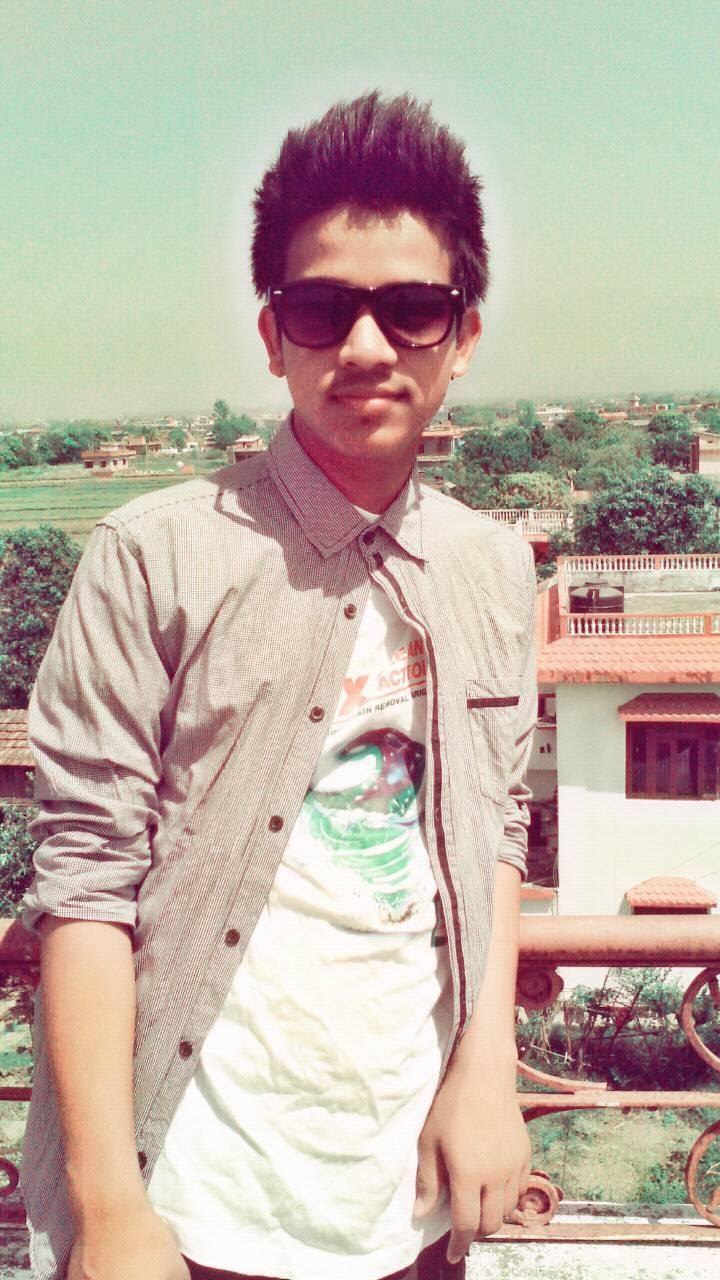
#> input picture facedetection/images/hello.jpg, 720 x 1280 px, found by its file name
$ python faceclassifier.py
#> lines starting #> are read from the running program, lines starting #| are printed output that depends on the picture
import cv2 as cv
# Create a cascade classifier object
face_cascade = cv.CascadeClassifier("C:/Users/ASUS/Anaconda3/Lib/site-packages/cv2/data/haarcascade_frontalface_default.xml")
img = cv.imread("E:/deeplearning/face_and_motion_detection/images/hello.jpg")
#> img is the input picture: shape (1280, 720, 3); mean B, G, R 166.6, 178.4, 193.1
resizeimg = cv.resize(img, (int(img.shape[1]/2),int(img.shape[0]/2)))
#Converting the image into grayscale image
gray_img = cv.cvtColor(resizeimg,cv.COLOR_BGR2GRAY)
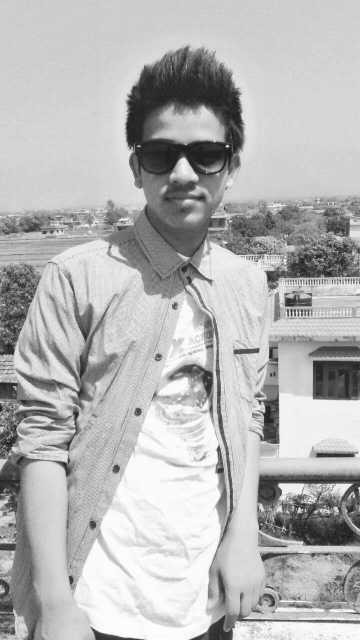
#> gray_img: shape (640, 360); min 27, max 255, mean 181.6
faces = face_cascade.detectMultiScale(gray_img, scaleFactor=1.5,minNeighbors=10)
#> faces = [[123, 109, 122, 122]]

print(type(faces))
#| <class 'numpy.ndarray'>
print(faces)
#| [[123 109 122 122]]

for x,y,w,h in faces:
    img= cv.rectangle(resizeimg,(x,y),(x+w,y+h),(0,255,0),3)
#> this loop made 1 pass
#> pass 1, `img= cv.rectangle(resizeimg,(x,y),(x+w,y+h),(0,255,0),3)`:
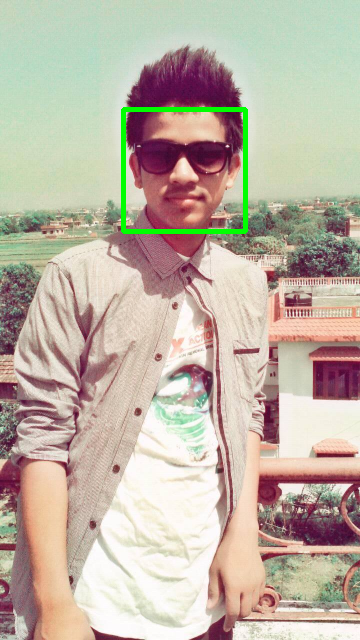
#> img: shape (640, 360, 3); mean B, G, R 165.3, 179.7, 191.4

cv.imwrite("C:/Users/ASUS/Desktop/face_detection/facedetection/images/detected/detectface.jpg",resizeimg)


cv.waitKey(1)
cv.destroyAllWindows()
